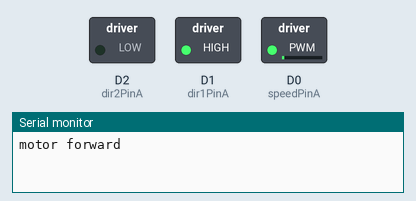
Simulated run of this sketch. Board: ESP8266 (NodeMCU). Shown: switched loads named in the sketch (green lamp = pin HIGH), the last lines printed to the serial monitor.

Above: at 1.5 s.
At 4.5 s:
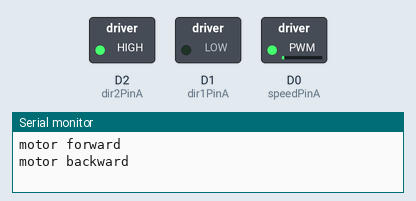
Timing chart, 0 to 7.8 s (numbered marks = the images above):
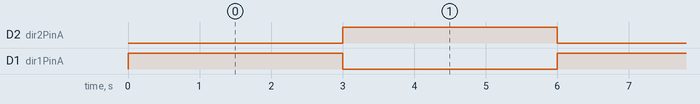

The sketch:

motor.ino
```cpp
int dir1PinA = D1;
int dir2PinA = D2;
int speedPinA = D0;
void setup()
{
  Serial.begin(9600);
  pinMode(dir1PinA,OUTPUT);
  pinMode(dir2PinA,OUTPUT);
  pinMode(speedPinA,OUTPUT);
}
void loop()
{
  analogWrite(speedPinA, HIGH);
  digitalWrite(dir1PinA, HIGH);
  digitalWrite(dir2PinA, LOW);
  Serial.println("motor forward");
  delay(3000);
  analogWrite(speedPinA, HIGH);
  digitalWrite(dir1PinA, LOW);
  digitalWrite(dir2PinA, HIGH);
  Serial.println("motor backward");
  delay(3000);
}
```

Measured:
- by itself, D2 (dir2PinA), D1 (dir1PinA): alternates HIGH for 3.0 s and LOW for 3.0 s
